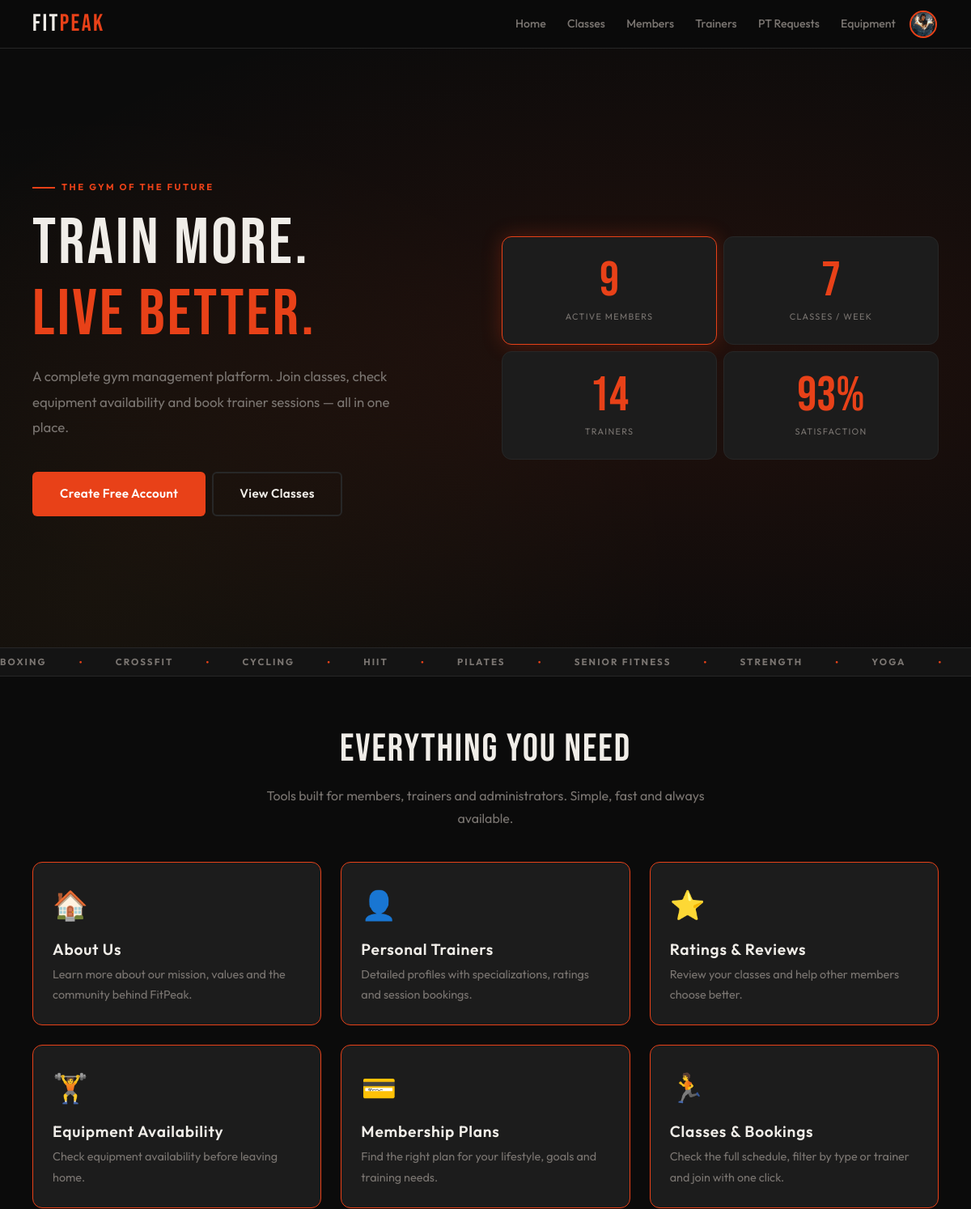
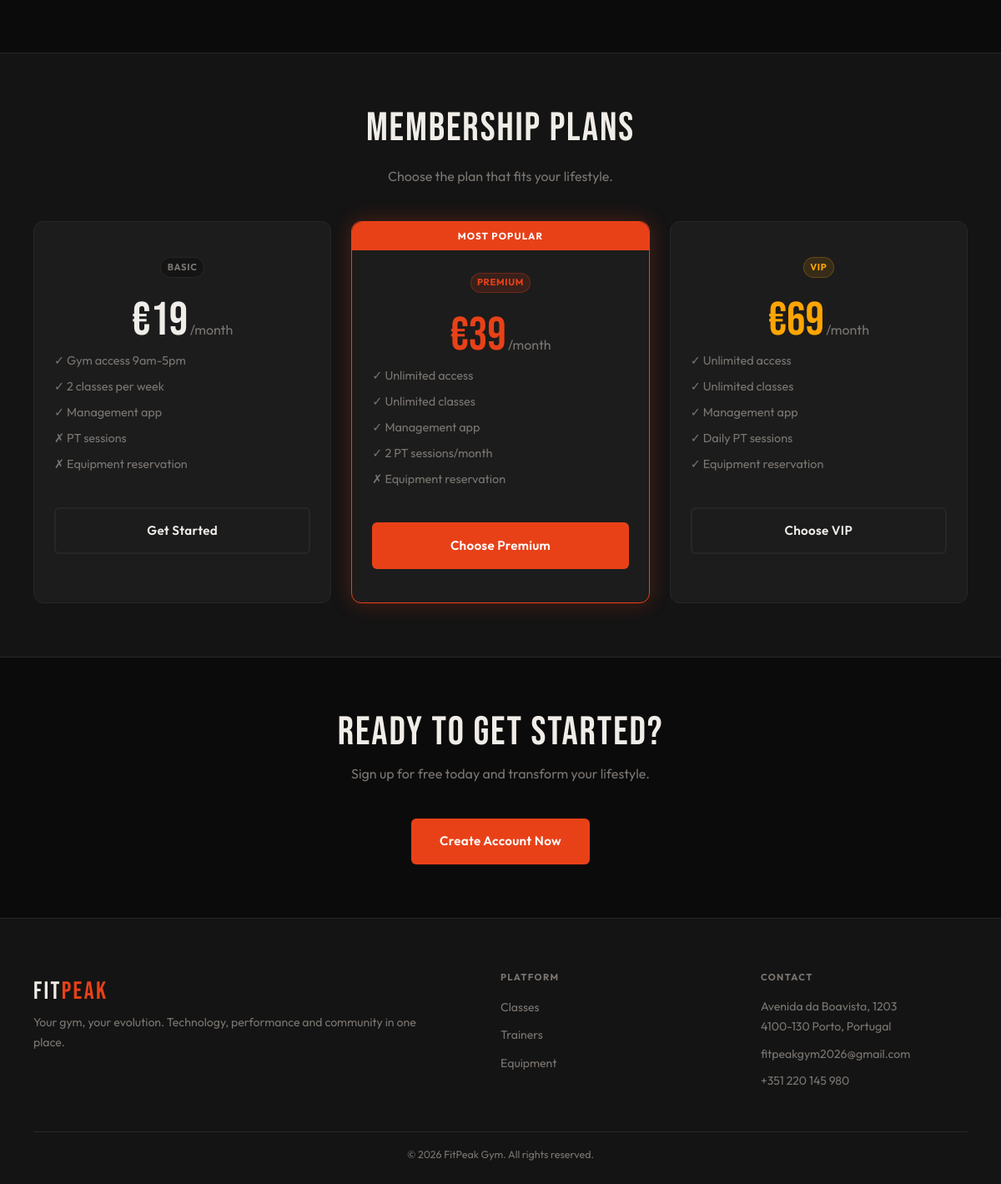
The app's page / (signed in) with its own data (2 pictures, top to bottom).
### tables this page shows
CREATE TABLE class_types (
    id          INTEGER PRIMARY KEY AUTOINCREMENT,
    name        TEXT    UNIQUE
                        NOT NULL,
    label       TEXT    NOT NULL,
    description TEXT,
    icon        TEXT,
    active      INTEGER NOT NULL
                        DEFAULT 1
);

### db/home.php (called while the page is built, shortened)
<?php
function getHomeClassTypes($pdo) {
    $stmt = $pdo->prepare("
        SELECT label
        FROM class_types
        WHERE active = 1
        ORDER BY label
    ");
    $stmt->execute();
    return $stmt->fetchAll(PDO::FETCH_ASSOC);
}
?>

### template/home.php (the view)
<?php
function outputStatsGrid($stats) { ?>
    <div class="stats-grid">
        <?php foreach ($stats as $stat): ?>
            <article class="stat-box">
                <p class="stat-number">
                    <?= htmlspecialchars((string)$stat['number']) ?><?= htmlspecialchars($stat['suffix']) ?>
                </p>
                <p class="stat-label">
                    <?= htmlspecialchars($stat['label']) ?>
                </p>
            </article>
        <?php endforeach; ?>
    </div>
<?php }
function outputClassTicker($classTypes) { ?>
    <section class="classes-section">
        <div class="ticker-track">
            <?php for ($i = 0; $i < 4; $i++): ?>
                <div class="ticker-group">
                    <?php foreach ($classTypes as $type): ?>
                        <span><?= htmlspecialchars($type['label']) ?></span><span>●</span>
                    <?php endforeach; ?>
                </div>
            <?php endfor; ?>
        </div>
    </section>
<?php }
function outputFeatureCard($icon, $title, $text, $link = null, $class = 'feature-card') {
    ?>
    <article class="<?= htmlspecialchars($class) ?>">
        <a href="<?= htmlspecialchars($link ?? '#') ?>" class="feature-card-link">
            <div class="feature-icon"><?= htmlspecialchars($icon) ?></div>
            <h3><?= htmlspecialchars($title) ?></h3>
            <p><?= htmlspecialchars($text) ?></p>
        </a>
    </article>
<?php }

### css/base.css (style rules this page uses)
:root { --bg: #0b0b0b; --surface: #141414; --card: #1c1c1c; --border: #272727; --accent: #e84118; --accent-glow: rgba(232, 65, 24, 0.28); --text: #f0ede8; --muted: #7a7571; --success: #2ed573; --warning: #ffa502; --danger: #ff4757; --info: #1e90ff; --ff-display: 'Bebas Neue', sans-serif; --ff-body: 'Outfit', sans-serif; --sp-xs: 0.25rem; --sp-sm: 0.5rem; --sp-md: 1rem; --sp-lg: clamp(1rem, 3vw, 1.5rem); --sp-xl: clamp(1.5rem, 5vw, 2.5rem); --sp-2xl: clamp(2rem, 7vw, 4rem); --nav-h: 60px; --r-sm: 6px; --r-md: 12px; --r-pill: 999px; --touch: 44px; --max-w: 1200px; --shadow-a: 0 0 24px var(--accent-glow); --t: 0.22s cubic-bezier(0.4, 0, 0.2, 1); }
*, *::before, *::after { box-sizing: border-box; margin: 0; padding: 0; }
html { font-size: 16px; scroll-behavior: smooth; -webkit-text-size-adjust: 100%; }
body { font-family: var(--ff-body); background: var(--bg); color: var(--text); line-height: 1.6; min-height: 100dvh; display: flex; flex-direction: column; overflow-x: hidden; }
a { color: inherit; text-decoration: none; }
h1, h2, h3, h4, h5, h6 { font-family: var(--ff-display); letter-spacing: 0.04em; line-height: 1.1; font-weight: 400; }
h3, h4 { font-size: clamp(1rem, 2.5vw, 1.2rem); font-family: var(--ff-body); font-weight: 600; }
p { line-height: 1.75; }

### css/pages/index.css (style rules this page uses)
.stats-grid { display: grid; grid-template-columns: 1fr 1fr; gap: var(--sp-sm); }
.stat-box { background: var(--card); border: 1px solid var(--border); border-radius: var(--r-md); padding: var(--sp-lg); text-align: center; transition: border-color var(--t), box-shadow var(--t); }
.stat-box:first-child { border-color: var(--accent); box-shadow: var(--shadow-a); }
.stat-number { font-family: var(--ff-display); font-size: clamp(2.5rem, 5vw, 3.8rem); color: var(--accent); line-height: 1; }
.stat-label { font-size: 0.68rem; color: var(--muted); text-transform: uppercase; letter-spacing: 0.12em; margin-top: 0.3rem; }
.classes-section { border-block: 1px solid var(--border); padding-block: var(--sp-sm); overflow: hidden; background: var(--surface); }
.ticker-track { display: flex; width: max-content; animation: scroll 24s linear infinite; }
.ticker-group { display: flex; align-items: center; gap: var(--sp-xl); padding-right: var(--sp-xl); }
.ticker-group span { font-size: 0.72rem; font-weight: 700; text-transform: uppercase; letter-spacing: 0.18em; color: var(--muted); white-space: nowrap; }
.ticker-group span:nth-child(even) { color: var(--accent); font-size: 0.4rem; }
.feature-card { background: var(--card); border: 1px solid var(--accent); border-radius: var(--r-md); padding: var(--sp-lg); transition: border-color var(--t), box-shadow var(--t), transform var(--t); }
.feature-icon { font-size: 2.2rem; margin-bottom: var(--sp-md); }
.feature-card h3 { margin-bottom: var(--sp-sm); }
.feature-card p:last-child { color: var(--muted); font-size: 0.9rem; }
.feature-card-link { display: block; color: inherit; text-decoration: none; height: 100%; }

### records on screen
class_types: label "BOXING"
class_types: label "CROSSFIT"
class_types: label "CYCLING"
class_types: label "HIIT"
class_types: label "PILATES"
class_types: label "SENIOR FITNESS"
class_types: label "STRENGTH"
class_types: label "YOGA"

### other values on screen
$stat['number'] "9"
$stat['label'] "ACTIVE MEMBERS"
$stat['number'] "7"
$stat['label'] "CLASSES / WEEK"
$stat['number'] "14"
$stat['label'] "TRAINERS"
$stat['number'] "93"
$stat['suffix'] "%"
$stat['label'] "SATISFACTION"
$icon "🏠 👤 ⭐ 🏋️ 💳 🏃"
$title "About Us Personal Trainers Ratings & Reviews Equipment Availability Membership Plans Classes & Bookings"
